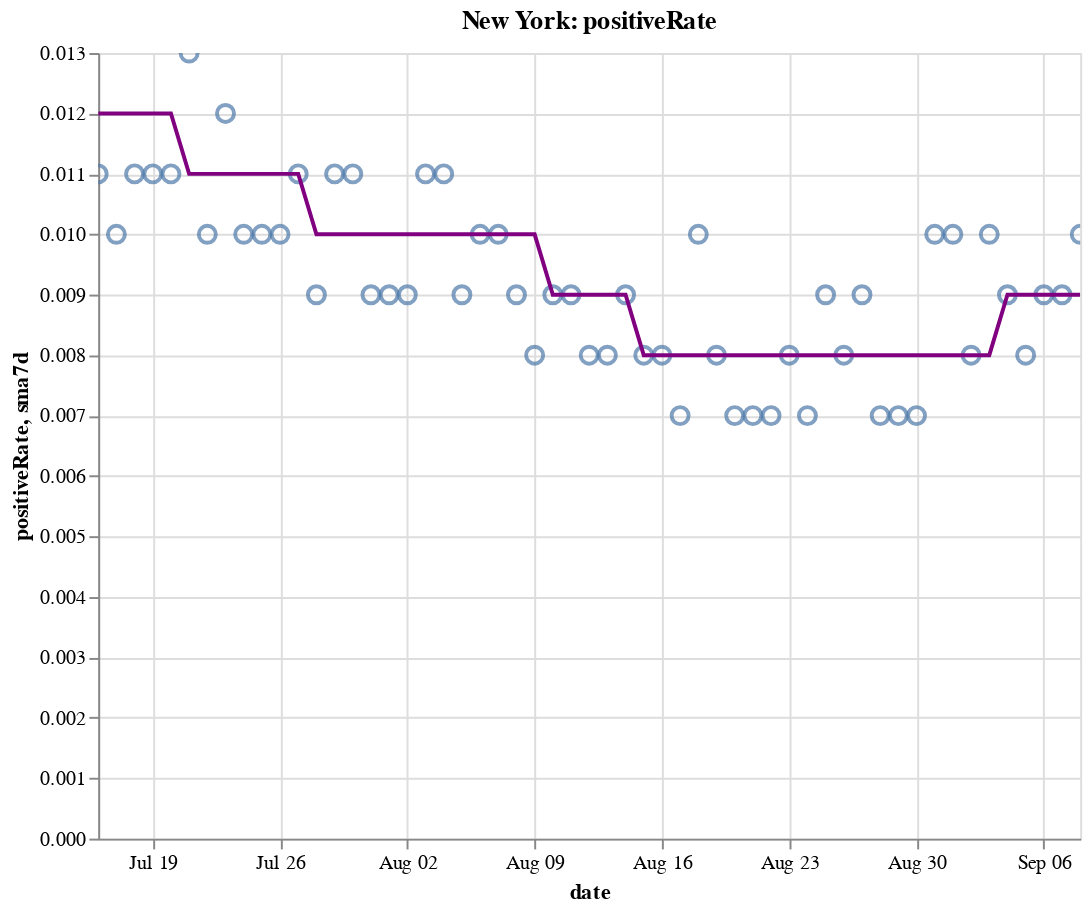

The notebook cell saved with this chart:
### Code cell
create_plot(ny, 'positiveRate')

### Figure 1 — Vega-Lite specification as saved in the notebook (floating-point values rounded to 4 significant figures)
{"config": {"view": {"continuousWidth": 400, "continuousHeight": 300}}, "layer": [{"layer": [{"mark": {"type": "point", "size": 75}, "encoding": {"tooltip": [{"type": "temporal", "field": "date"}, {"type": "quantitative", "field": "positiveRate"}, {"type": "quantitative", "field": "sma7d"}], "x": {"type": "temporal", "field": "date"}, "y": {"type": "quantitative", "field": "positiveRate"}}, "selection": {"selector010": {"type": "interval", "bind": "scales", "encodings": ["x", "y"]}}}, {"mark": {"type": "line", "color": "purple"}, "encoding": {"x": {"type": "temporal", "field": "date"}, "y": {"type": "quantitative", "field": "sma7d"}}}]}, {"mark": {"type": "rule", "color": "#aaa"}, "encoding": {"x": {"type": "temporal", "field": "date"}}, "transform": [{"filter": {"selection": "selector009"}}]}, {"mark": "circle", "encoding": {"opacity": {"condition": {"value": 1, "selection": "selector009"}, "value": 0}, "tooltip": [{"type": "temporal", "field": "date"}, {"type": "quantitative", "field": "positiveRate"}, {"type": "quantitative", "field": "sma7d"}], "x": {"type": "temporal", "field": "date"}, "y": {"type": "quantitative", "field": "positiveRate"}}, "selection": {"selector009": {"type": "single", "encodings": ["x"], "on": "mouseover", "nearest": true, "empty": "none"}}}, {"mark": {"type": "text", "align": "left", "dx": 5, "dy": -5, "stroke": "white", "strokeWidth": 2}, "encoding": {"text": {"type": "quantitative", "field": "positiveRate"}, "tooltip": [{"type": "temporal", "field": "date"}, {"type": "quantitative", "field": "positiveRate"}, {"type": "quantitative", "field": "sma7d"}], "x": {"type": "temporal", "field": "date"}, "y": {"type": "quantitative", "field": "positiveRate"}}, "transform": [{"filter": {"selection": "selector009"}}]}, {"mark": {"type": "text", "align": "left", "dx": 5, "dy": -5}, "encoding": {"text": {"type": "quantitative", "field": "positiveRate"}, "tooltip": [{"type": "temporal", "field": "date"}, {"type": "quantitative", "field": "positiveRate"}, {"type": "quantitative", "field": "sma7d"}], "x": {"type": "temporal", "field": "date"}, "y": {"type": "quantitative", "field": "positiveRate"}}, "transform": [{"filter": {"selection": "selector009"}}]}], "data": {"name": "data-071b0118c2442cb81067d3ed0310e4f8"}, "height": 400, "title": "New York: positiveRate", "width": 500, "$schema": "https://vega.github.io/schema/vega-lite/v4.8.1.json", "datasets": {"data-071b0118c2442cb81067d3ed0310e4f8": [{"date": "2020-07-16T00:00:00", "totalTestResultsIncrease": 72680.0, "positiveIncrease": 769.0, "death": 25010.0, "deathIncrease": 11.0, "positiveRate": 0.011, "state": "New York", "sma7d": 0.012}, {"date": "2020-07-17T00:00:00", "totalTestResultsIncrease": 78240.0, "positiveIncrease": 776.0, "death": 25020.0, "deathIncrease": 10.0, "positiveRate": 0.01, "state": "New York", "sma7d": 0.012}, {"date": "2020-07-18T00:00:00", "totalTestResultsIncrease": 69820.0, "positiveIncrease": 754.0, "death": 25040.0, "deathIncrease": 11.0, "positiveRate": 0.011, "state": "New York", "sma7d": 0.012}, {"date": "2020-07-19T00:00:00", "totalTestResultsIncrease": 46200.0, "positiveIncrease": 502.0, "death": 25050.0, "deathIncrease": 13.0, "positiveRate": 0.011, "state": "New York", "sma7d": 0.012}, {"date": "2020-07-20T00:00:00", "totalTestResultsIncrease": 49340.0, "positiveIncrease": 519.0, "death": 25060.0, "deathIncrease": 8.0, "positiveRate": 0.011, "state": "New York", "sma7d": 0.012}, {"date": "2020-07-21T00:00:00", "totalTestResultsIncrease": 66170.0, "positiveIncrease": 855.0, "death": 25060.0, "deathIncrease": 2.0, "positiveRate": 0.013, "state": "New York", "sma7d": 0.011}, {"date": "2020-07-22T00:00:00", "totalTestResultsIncrease": 67660.0, "positiveIncrease": 705.0, "death": 25070.0, "deathIncrease": 10.0, "positiveRate": 0.01, "state": "New York", "sma7d": 0.011}, {"date": "2020-07-23T00:00:00", "totalTestResultsIncrease": 69700.0, "positiveIncrease": 811.0, "death": 25080.0, "deathIncrease": 13.0, "positiveRate": 0.012, "state": "New York", "sma7d": 0.011}, {"date": "2020-07-24T00:00:00", "totalTestResultsIncrease": 76510.0, "positiveIncrease": 753.0, "death": 25090.0, "deathIncrease": 9.0, "positiveRate": 0.01, "state": "New York", "sma7d": 0.011}, {"date": "2020-07-25T00:00:00", "totalTestResultsIncrease": 71470.0, "positiveIncrease": 750.0, "death": 25100.0, "deathIncrease": 13.0, "positiveRate": 0.01, "state": "New York", "sma7d": 0.011}, {"date": "2020-07-26T00:00:00", "totalTestResultsIncrease": 53570.0, "positiveIncrease": 536.0, "death": 25110.0, "deathIncrease": 3.0, "positiveRate": 0.01, "state": "New York", "sma7d": 0.011}, {"date": "2020-07-27T00:00:00", "totalTestResultsIncrease": 57270.0, "positiveIncrease": 608.0, "death": 25120.0, "deathIncrease": 11.0, "positiveRate": 0.011, "state": "New York", "sma7d": 0.011}, {"date": "2020-07-28T00:00:00", "totalTestResultsIncrease": 57400.0, "positiveIncrease": 534.0, "death": 25130.0, "deathIncrease": 9.0, "positiveRate": 0.009, "state": "New York", "sma7d": 0.01}, {"date": "2020-07-29T00:00:00", "totalTestResultsIncrease": 62280.0, "positiveIncrease": 715.0, "death": 25130.0, "deathIncrease": 6.0, "positiveRate": 0.011, "state": "New York", "sma7d": 0.01}, {"date": "2020-07-30T00:00:00", "totalTestResultsIncrease": 73550.0, "positiveIncrease": 777.0, "death": 25140.0, "deathIncrease": 13.0, "positiveRate": 0.011, "state": "New York", "sma7d": 0.01}, {"date": "2020-07-31T00:00:00", "totalTestResultsIncrease": 68870.0, "positiveIncrease": 644.0, "death": 25150.0, "deathIncrease": 5.0, "positiveRate": 0.009, "state": "New York", "sma7d": 0.01}, {"date": "2020-08-01T00:00:00", "totalTestResultsIncrease": 82740.0, "positiveIncrease": 753.0, "death": 25160.0, "deathIncrease": 14.0, "positiveRate": 0.009, "state": "New York", "sma7d": 0.01}, {"date": "2020-08-02T00:00:00", "totalTestResultsIncrease": 58960.0, "positiveIncrease": 531.0, "death": 25170.0, "deathIncrease": 6.0, "positiveRate": 0.009, "state": "New York", "sma7d": 0.01}, {"date": "2020-08-03T00:00:00", "totalTestResultsIncrease": 51840.0, "positiveIncrease": 545.0, "death": 25170.0, "deathIncrease": 2.0, "positiveRate": 0.011, "state": "New York", "sma7d": 0.01}, {"date": "2020-08-04T00:00:00", "totalTestResultsIncrease": 70990.0, "positiveIncrease": 746.0, "death": 25180.0, "deathIncrease": 3.0, "positiveRate": 0.011, "state": "New York", "sma7d": 0.01}, {"date": "2020-08-05T00:00:00", "totalTestResultsIncrease": 72670.0, "positiveIncrease": 636.0, "death": 25180.0, "deathIncrease": 4.0, "positiveRate": 0.009, "state": "New York", "sma7d": 0.01}, {"date": "2020-08-06T00:00:00", "totalTestResultsIncrease": 72370.0, "positiveIncrease": 703.0, "death": 25180.0, "deathIncrease": 6.0, "positiveRate": 0.01, "state": "New York", "sma7d": 0.01}, {"date": "2020-08-07T00:00:00", "totalTestResultsIncrease": 70170.0, "positiveIncrease": 714.0, "death": 25190.0, "deathIncrease": 5.0, "positiveRate": 0.01, "state": "New York", "sma7d": 0.01}, {"date": "2020-08-08T00:00:00", "totalTestResultsIncrease": 74860.0, "positiveIncrease": 703.0, "death": 25200.0, "deathIncrease": 5.0, "positiveRate": 0.009, "state": "New York", "sma7d": 0.01}, {"date": "2020-08-09T00:00:00", "totalTestResultsIncrease": 65810.0, "positiveIncrease": 515.0, "death": 25200.0, "deathIncrease": 7.0, "positiveRate": 0.008, "state": "New York", "sma7d": 0.01}, {"date": "2020-08-10T00:00:00", "totalTestResultsIncrease": 54000.0, "positiveIncrease": 476.0, "death": 25200.0, "deathIncrease": 2.0, "positiveRate": 0.009, "state": "New York", "sma7d": 0.009}, {"date": "2020-08-11T00:00:00", "totalTestResultsIncrease": 77060.0, "positiveIncrease": 667.0, "death": 25210.0, "deathIncrease": 7.0, "positiveRate": 0.009, "state": "New York", "sma7d": 0.009}, {"date": "2020-08-12T00:00:00", "totalTestResultsIncrease": 87780.0, "positiveIncrease": 700.0, "death": 25220.0, "deathIncrease": 7.0, "positiveRate": 0.008, "state": "New York", "sma7d": 0.009}, {"date": "2020-08-13T00:00:00", "totalTestResultsIncrease": 87900.0, "positiveIncrease": 737.0, "death": 25230.0, "deathIncrease": 10.0, "positiveRate": 0.008, "state": "New York", "sma7d": 0.009}, {"date": "2020-08-14T00:00:00", "totalTestResultsIncrease": 85460.0, "positiveIncrease": 727.0, "death": 25230.0, "deathIncrease": 4.0, "positiveRate": 0.009, "state": "New York", "sma7d": 0.009}, {"date": "2020-08-15T00:00:00", "totalTestResultsIncrease": 88670.0, "positiveIncrease": 734.0, "death": 25240.0, "deathIncrease": 12.0, "positiveRate": 0.008, "state": "New York", "sma7d": 0.008}, {"date": "2020-08-16T00:00:00", "totalTestResultsIncrease": 77690.0, "positiveIncrease": 607.0, "death": 25250.0, "deathIncrease": 6.0, "positiveRate": 0.008, "state": "New York", "sma7d": 0.008}, {"date": "2020-08-17T00:00:00", "totalTestResultsIncrease": 56890.0, "positiveIncrease": 408.0, "death": 25260.0, "deathIncrease": 6.0, "positiveRate": 0.007, "state": "New York", "sma7d": 0.008}, {"date": "2020-08-18T00:00:00", "totalTestResultsIncrease": 66890.0, "positiveIncrease": 655.0, "death": 25260.0, "deathIncrease": 8.0, "positiveRate": 0.01, "state": "New York", "sma7d": 0.008}, {"date": "2020-08-19T00:00:00", "totalTestResultsIncrease": 80420.0, "positiveIncrease": 631.0, "death": 25270.0, "deathIncrease": 6.0, "positiveRate": 0.008, "state": "New York", "sma7d": 0.008}, {"date": "2020-08-20T00:00:00", "totalTestResultsIncrease": 80980.0, "positiveIncrease": 601.0, "death": 25280.0, "deathIncrease": 5.0, "positiveRate": 0.007, "state": "New York", "sma7d": 0.008}, {"date": "2020-08-21T00:00:00", "totalTestResultsIncrease": 98880.0, "positiveIncrease": 709.0, "death": 25280.0, "deathIncrease": 3.0, "positiveRate": 0.007, "state": "New York", "sma7d": 0.008}, {"date": "2020-08-22T00:00:00", "totalTestResultsIncrease": 94850.0, "positiveIncrease": 653.0, "death": 25280.0, "deathIncrease": 4.0, "positiveRate": 0.007, "state": "New York", "sma7d": 0.008}, {"date": "2020-08-23T00:00:00", "totalTestResultsIncrease": 74040.0, "positiveIncrease": 572.0, "death": 25290.0, "deathIncrease": 6.0, "positiveRate": 0.008, "state": "New York", "sma7d": 0.008}, {"date": "2020-08-24T00:00:00", "totalTestResultsIncrease": 62030.0, "positiveIncrease": 408.0, "death": 25300.0, "deathIncrease": 7.0, "positiveRate": 0.007, "state": "New York", "sma7d": 0.008}, {"date": "2020-08-25T00:00:00", "totalTestResultsIncrease": 67260.0, "positiveIncrease": 629.0, "death": 25300.0, "deathIncrease": 2.0, "positiveRate": 0.009, "state": "New York", "sma7d": 0.008}, {"date": "2020-08-26T00:00:00", "totalTestResultsIncrease": 71190.0, "positiveIncrease": 566.0, "death": 25300.0, "deathIncrease": 8.0, "positiveRate": 0.008, "state": "New York", "sma7d": 0.008}, {"date": "2020-08-27T00:00:00", "totalTestResultsIncrease": 83440.0, "positiveIncrease": 791.0, "death": 25310.0, "deathIncrease": 4.0, "positiveRate": 0.009, "state": "New York", "sma7d": 0.008}, {"date": "2020-08-28T00:00:00", "totalTestResultsIncrease": 97830.0, "positiveIncrease": 636.0, "death": 25310.0, "deathIncrease": 3.0, "positiveRate": 0.007, "state": "New York", "sma7d": 0.008}, {"date": "2020-08-29T00:00:00", "totalTestResultsIncrease": 93870.0, "positiveIncrease": 635.0, "death": 25320.0, "deathIncrease": 7.0, "positiveRate": 0.007, "state": "New York", "sma7d": 0.008}, {"date": "2020-08-30T00:00:00", "totalTestResultsIncrease": 100000.0, "positiveIncrease": 698.0, "death": 25330.0, "deathIncrease": 8.0, "positiveRate": 0.007, "state": "New York", "sma7d": 0.008}, {"date": "2020-08-31T00:00:00", "totalTestResultsIncrease": 66240.0, "positiveIncrease": 656.0, "death": 25330.0, "deathIncrease": 1.0, "positiveRate": 0.01, "state": "New York", "sma7d": 0.008}, {"date": "2020-09-01T00:00:00", "totalTestResultsIncrease": 77000.0, "positiveIncrease": 754.0, "death": 25330.0, "deathIncrease": 3.0, "positiveRate": 0.01, "state": "New York", "sma7d": 0.008}, {"date": "2020-09-02T00:00:00", "totalTestResultsIncrease": 88450.0, "positiveIncrease": 708.0, "death": 25340.0, "deathIncrease": 5.0, "positiveRate": 0.008, "state": "New York", "sma7d": 0.008}, {"date": "2020-09-03T00:00:00", "totalTestResultsIncrease": 88980.0, "positiveIncrease": 889.0, "death": 25340.0, "deathIncrease": 7.0, "positiveRate": 0.01, "state": "New York", "sma7d": 0.008}, {"date": "2020-09-04T00:00:00", "totalTestResultsIncrease": 93400.0, "positiveIncrease": 864.0, "death": 25350.0, "deathIncrease": 5.0, "positiveRate": 0.009, "state": "New York", "sma7d": 0.009}, {"date": "2020-09-05T00:00:00", "totalTestResultsIncrease": 99760.0, "positiveIncrease": 801.0, "death": 25350.0, "deathIncrease": 2.0, "positiveRate": 0.008, "state": "New York", "sma7d": 0.009}, {"date": "2020-09-06T00:00:00", "totalTestResultsIncrease": 85630.0, "positiveIncrease": 729.0, "death": 25360.0, "deathIncrease": 9.0, "positiveRate": 0.009, "state": "New York", "sma7d": 0.009}, {"date": "2020-09-07T00:00:00", "totalTestResultsIncrease": 58860.0, "positiveIncrease": 520.0, "death": 25360.0, "deathIncrease": 2.0, "positiveRate": 0.009, "state": "New York", "sma7d": 0.009}, {"date": "2020-09-08T00:00:00", "totalTestResultsIncrease": 57830.0, "positiveIncrease": 557.0, "death": 25370.0, "deathIncrease": 6.0, "positiveRate": 0.01, "state": "New York", "sma7d": 0.009}]}}
